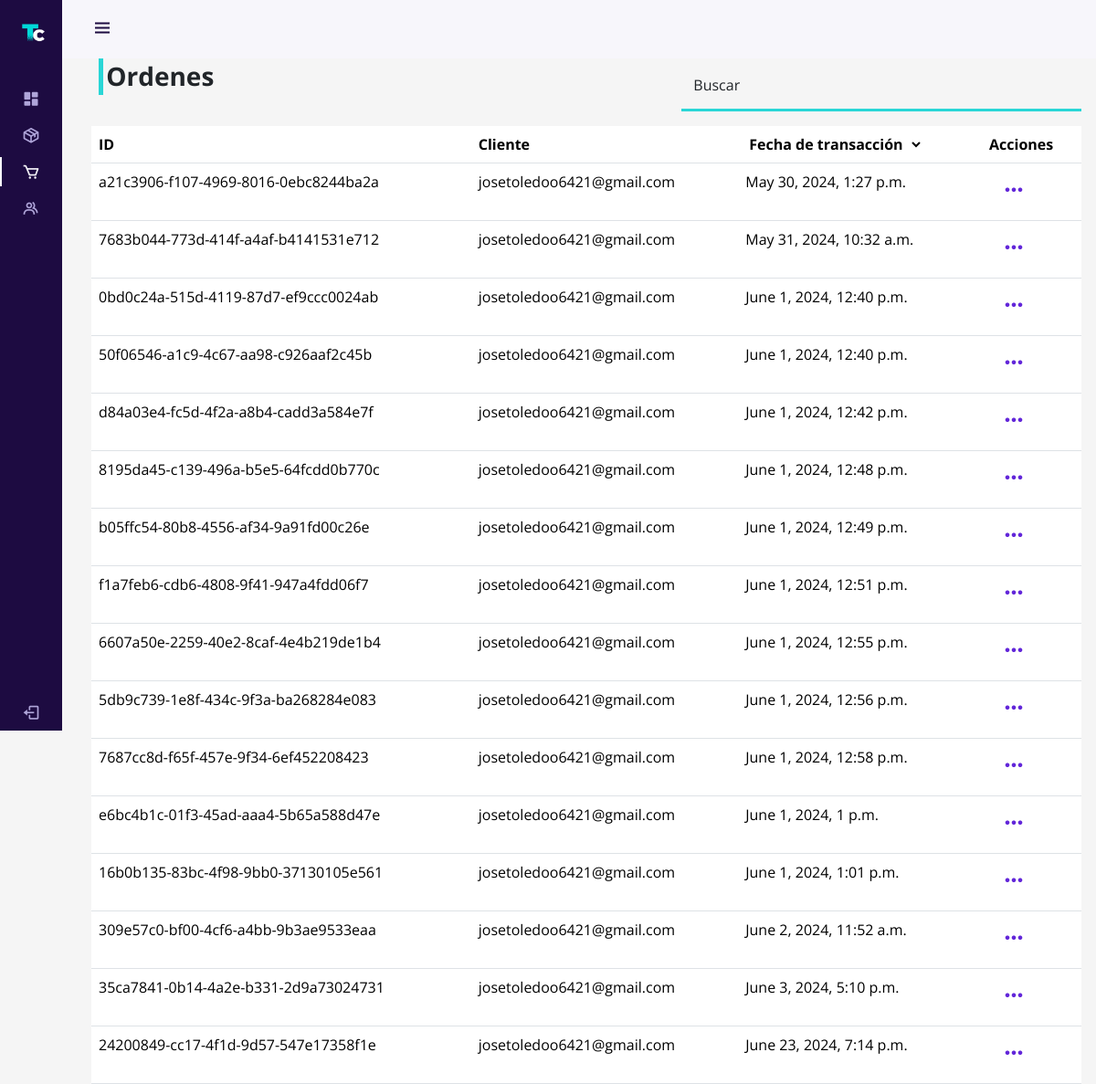
Page /administration/orders/ (signed in) on the earlier database version.
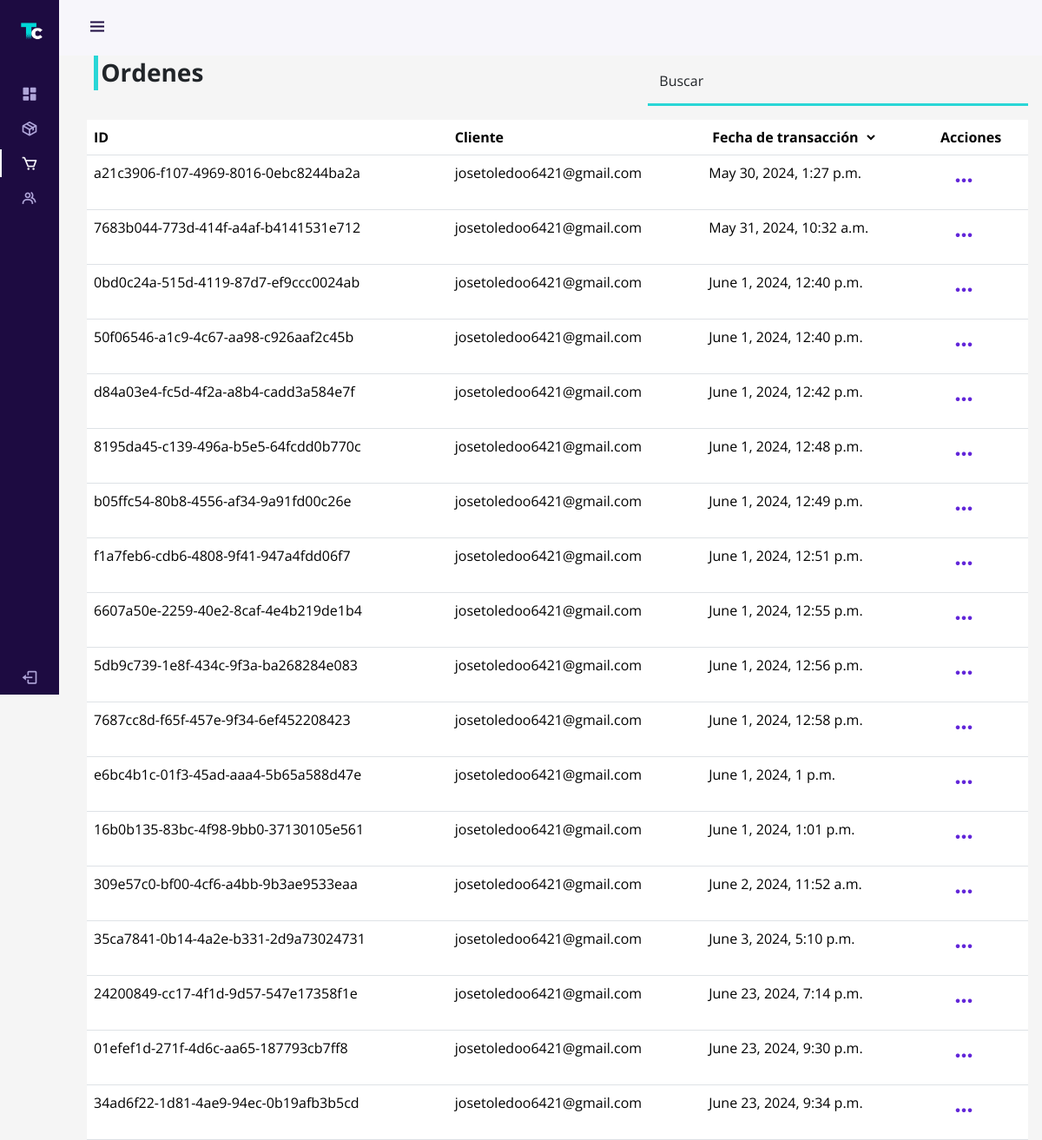
Same page on the later database version.
### store/models.py (models this page shows, shortened)
class Recipe(models.Model):
    id = models.UUIDField(primary_key=True, default=uuid.uuid4, editable=False)
    client = models.ForeignKey(User, on_delete=models.CASCADE)
    created_at = models.DateTimeField(auto_now_add=True)
    complete = models.BooleanField(default=False)
    transaction_id = models.CharField(max_length=100, null=True)
    @property
    def get_cart_total(self):
        recipeDetails = self.recipedetails_set.all()
        total = sum([item.product.price * item.quantity for item in recipeDetails])
        return total
    @property
    def get_cart_items(self):
        recipeDetails = self.recipedetails_set.all()
        total = sum([item.quantity for item in recipeDetails])
        return total

### auth_user/models.py (models this page shows, shortened)
class User(AbstractBaseUser, PermissionsMixin):
    email = models.EmailField(unique=True)
    rut = models.CharField(max_length=12, unique=True, primary_key=True, verbose_name='RUT')
    first_name = models.CharField(max_length=30)
    last_name = models.CharField(max_length=30)
    is_staff = models.BooleanField(default=False)
    is_active = models.BooleanField(default=True)
    is_superuser = models.BooleanField(default=False)
    objects = CustomUserManager()
    USERNAME_FIELD = 'email'
    EMAIL_FIELD = 'email'
    REQUIRED_FIELDS = []
    class Meta:
        verbose_name = 'User'
        verbose_name_plural = 'Users'

### auth_user/views.py (the view)
# urls.py: path('administration/orders/', views.orders, name='dash-orders'),
@login_required
@permission_required('auth_user.view_user', raise_exception=True)
def orders(request):
    orders = Recipe.objects.filter(complete=True).all()
    orderByDate = request.GET.get('orderByDate')
    if orderByDate is not None:
        if orderByDate == 'asc':
            orders = orders.order_by('created_at')
        elif orderByDate == 'desc':
            orders = orders.order_by('-created_at')
    context = {'orders' : orders}
    return render(request, 'auth_user/admin/orders.html', context)

### store/views.py (called while the page is built)
def cart_data(request):
    if request.user.is_authenticated:
        recipe, created = Recipe.objects.get_or_create(client=request.user, complete=False)
        items = recipe.recipedetails_set.all()
        cartItems = recipe.get_cart_items
    else:
        items = []
        recipe = {'get_cart_total':0, 'get_cart_items':0}
        cartItems = recipe['get_cart_items']
    return {'cartItems': cartItems, 'items': items, 'recipe': recipe}

### auth_user/templates/auth_user/admin/orders.html (shortened to what this page needs)
{% extends "auth_user/admin/template.html" %}
{% load static %}
{%load humanize%}
{% block sources%}
<link rel="stylesheet" href="{% static 'css/auth.css'%}">
{% endblock sources%}
{% block content %}
<div class="row">
  <div class="col-md-7">
    <h5 class="product-header fw-bold fs-3">Ordenes</h5>
  </div>
  <div class="col-md-5">
    <div class="form-floating mb-3">
      <input type="text" class="form-control border-0 border-bottom rounded-0 bg-transparent" name="search" id="search" placeholder="name" required onkeyup="searchOrder()">
      <label for="name">Buscar</label>
  </div>
  </div>
</div>
<table class="table">
    <thead>
      <tr>
        <th scope="col">ID</th>
        <th scope="col">Cliente</th>
        <th scope="col">
          <form action="" method="get" id="orderForm">
          <select name="orderByDate" id="orderByDate" class="border-0 bg-transparent fw-bold">
            <option selected >Fecha de transacción</option>
          </select>
        </form></th>
        <th scope="col">Acciones</th>
      </tr>
    </thead>
    <tbody id="order-table">
    {% for u in orders %}
      <tr scope="row">
        <td>{{ u.id }}</td>
        <td>{{ u.client }}</td>
        <td>{{ u.created_at }}</td>
        <td><button type="button" class="btn" data-bs-toggle="modal" data-bs-target="#{{u.id}}modal">
            <i class='bx bx-dots-horizontal-rounded fs-3 color-secondary'></i>
          </button></td>
      </tr>
    {% endfor %}
    </tbody>
  </table>
{% endblock content %}

### auth_user/templates/auth_user/admin/template.html (shortened to what this page needs)
{% load static %}
<!DOCTYPE html>
<html lang="en">
  <head>
    <link
      rel="stylesheet"
      href="https://cdn.jsdelivr.net/npm/bootstrap@5.3.3/dist/css/bootstrap.min.css"
    />
    <link
      rel="stylesheet"
      href="https://cdn.jsdelivr.net/npm/boxicons@latest/css/boxicons.min.css"
    />
    <link rel="stylesheet" href="{% static 'css/global.css'%}" />
    <link rel="stylesheet" href="{% static 'css/admin.css'%}" />
    {% block sources %} {% endblock sources %}
  </head>
  <body id="body-pd">
    <header class="header" id="header">
      <div class="header_toggle">
        <i class="bx bx-menu" id="header-toggle"></i>
      </div>
    </header>
    <div class="l-navbar" id="nav-bar">
      <nav class="nav">
        <div>
          <a href="{% url 'dashboard' %}" class="nav_logo">
            <img src="{% static 'src/logo_TC.webp'%}" alt="logo TC" class="nav_logo-icon"></img>
          </a>
          <div class="nav_list">
            <a href="{% url 'dashboard'%}" class="nav_link {% if request.path == '/administration/dashboard/' %} active {% endif %}">
                <i class='bx bxs-dashboard nav_icon'></i>
            </a>
            <a data-bs-toggle="collapse" href="#collapseOrders" role="button" aria-expanded="false" aria-controls="collapseOrders" class="nav_link ">
              <i class='bx bx-package nav_icon'></i>
            </a>
            <a href="{% url 'dash-orders'%}" class="nav_link {% if request.path == '/administration/orders/' %} active {% endif %}">
              <i class='bx bx-cart nav_icon'></i>
          </a>
            <a href="{% url 'dash-users'%}" class="nav_link {% if request.path == '/administration/users/' %} active {% endif %}">
                <i class='bx bx-group nav_icon'></i>
            </a>
          </div>
        </div>
        <a href="{% url 'index'%}" class="nav_link">
          <i class="bx bx-log-out nav_icon"></i>
        </a>
      </nav>
    </div>
    <div id="content" style="display: none;">
    <div id="body px-2" class="height-100">
      {% block content %} {% endblock content %}
    </div>
    </div>
  </body>
</html>

### static/css/global.css (style rules this page uses)
* { font-family: "Open Sans", sans-serif; scroll-behavior: smooth; }
body, #body { background-color: #f5f5f5; }
.color-secondary { color: #6226d9 !important; }
.product-header { display: block; border-left: 5px solid #29d6d6; padding: 0.2rem; font-weight: 800; margin-left: 0.5rem; }
#content > * { animation: fade-in 0.5s ease-in-out; }

### static/css/admin.css (style rules this page uses)
:root { --header-height: 3rem; --nav-width: 68px; --first-color: #1d0b41; --first-color-light: #afa5d9; --white-color: #f7f6fb; --body-font: "Open Sans", sans-serif; --normal-font-size: 1rem; --z-fixed: 100; }
body { position: relative; margin: var(--header-height) 0 0 0; padding: 0 1rem; font-family: var(--body-font); font-size: var(--normal-font-size); transition: 0.5s; }
a { text-decoration: none; }
.header { width: 100%; height: var(--header-height); position: fixed; top: 0; left: 0; display: flex; align-items: center; justify-content: space-between; padding: 0 1rem; background-color: var(--white-color); z-index: var(--z-fixed); transition: 0.5s; }
.header_toggle { color: var(--first-color); font-size: 1.5rem; cursor: pointer; }
.l-navbar { position: fixed; top: 0; left: -30%; width: var(--nav-width); height: 100vh; background-color: var(--first-color); padding: 0.5rem 1rem 0 0; transition: 0.5s; z-index: var(--z-fixed); }
.nav { height: 100%; display: flex; flex-direction: column; justify-content: space-between; overflow: hidden; }
.nav_logo, .nav_link { display: grid; grid-template-columns: max-content max-content; align-items: center; column-gap: 1rem; padding: 0.5rem 0 0.5rem 1.5rem; }
.nav_logo { margin-bottom: 2rem; }
.nav_logo-icon { width: 25px; object-fit: contain; font-size: 1.25rem; color: var(--white-color); }
.nav_link { position: relative; color: var(--first-color-light); transition: 0.3s; }
.nav_icon { font-size: 1.25rem; }
.active { color: var(--white-color); }
.active::before { content: ""; position: absolute; left: 0; width: 2px; height: 32px; background-color: var(--white-color); }
.height-100 { height: 100vh; }
@media screen and (min-width: 768px) { body { margin: calc(var(--header-height) + 1rem) 0 0 0; padding-left: calc(var(--nav-width) + 2rem); } }
@media screen and (min-width: 768px) { .header { height: calc(var(--header-height) + 1rem); padding: 0 2rem 0 calc(var(--nav-width) + 2rem); } }
@media screen and (min-width: 768px) { .l-navbar { left: 0; padding: 1rem 1rem 0 0; } }

### static/css/auth.css (style rules this page uses)
.form-control { border-color: #29d6d6 !important; border-width: 3px !important; }
label::after { background-color: transparent !important; }

Differences in the rows shown:
now on this page (row edited): Recipe: id "01efef1d-271f-4d6c-aa65-187793cb7ff8", client "josetoledoo6421@gmail.com", created_at "June 23, 2024, 9:30 p.m."
added Recipe: id "34ad6f22-1d81-4ae9-94ec-0b19afb3b5cd", client "josetoledoo6421@gmail.com", created_at "June 23, 2024, 9:34 p.m."
